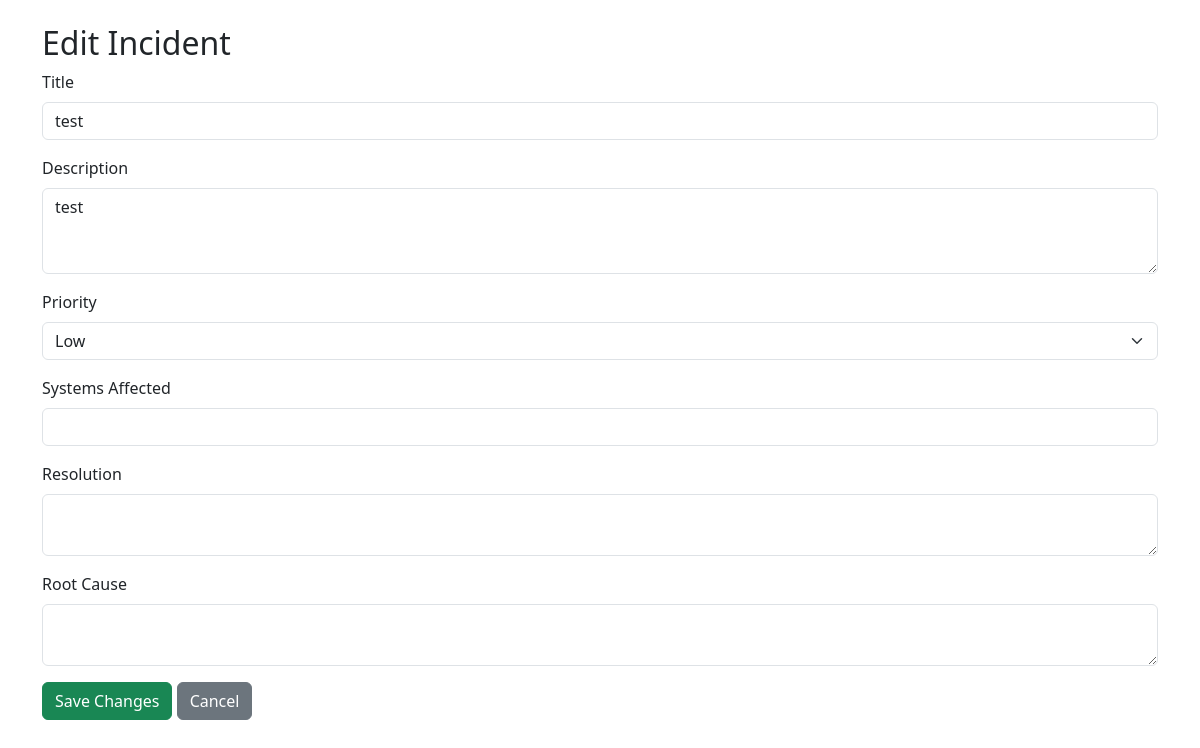
Page /edit/58 on the committed database.
### app.py (models this page shows)
class Incident(db.Model):
    id = db.Column(db.Integer, primary_key=True)
    title = db.Column(db.String(120), nullable=False)
    description = db.Column(db.Text, nullable=False)
    priority = db.Column(db.String(20), nullable=True)
    systems_affected = db.Column(db.String(200), nullable=True)
    resolution = db.Column(db.Text, nullable=True)
    root_cause = db.Column(db.Text, nullable=True)
    created_at = db.Column(db.DateTime, default=datetime.utcnow)
    updated_at = db.Column(db.DateTime, default=datetime.utcnow, onupdate=datetime.utcnow)

### app.py (the view, shortened to what this page needs)
@app.route('/edit/<int:incident_id>', methods=['GET', 'POST'])
def edit_incident(incident_id):
    incident = Incident.query.get_or_404(incident_id)
    return render_template('edit.html', incident=incident)

### templates/edit.html (shortened to what this page needs)
<!DOCTYPE html>
<html lang="en">
<head>
    <link rel="stylesheet" href="https://cdn.jsdelivr.net/npm/bootstrap@5.3.0/dist/css/bootstrap.min.css">
</head>
<body>
<div class="container mt-4">
    <h2>Edit Incident</h2>
    <form method="POST">
        <div class="mb-3">
            <label for="title" class="form-label">Title</label>
            <input type="text" class="form-control" name="title" id="title" value="{{ incident.title }}" required>
        </div>
        <div class="mb-3">
            <label for="description" class="form-label">Description</label>
            <textarea class="form-control" name="description" id="description" rows="3" required>{{ incident.description }}</textarea>
        </div>
        <div class="mb-3">
            <label for="priority" class="form-label">Priority</label>
            <select class="form-select" name="priority" id="priority">
                <option value="Low" {% if incident.priority == 'Low' %}selected{% endif %}>Low</option>
            </select>
        </div>
        <div class="mb-3">
            <label for="systems_affected" class="form-label">Systems Affected</label>
            <input type="text" class="form-control" name="systems_affected" id="systems_affected" value="{{ incident.systems_affected }}">
        </div>
        <div class="mb-3">
            <label for="resolution" class="form-label">Resolution</label>
            <textarea class="form-control" name="resolution" id="resolution" rows="2">{{ incident.resolution }}</textarea>
        </div>
        <div class="mb-3">
            <label for="root_cause" class="form-label">Root Cause</label>
            <textarea class="form-control" name="root_cause" id="root_cause" rows="2">{{ incident.root_cause }}</textarea>
        </div>
        <button type="submit" class="btn btn-success">Save Changes</button>
        <a href="{{ url_for('index') }}" class="btn btn-secondary">Cancel</a>
    </form>
</div>
</body>
</html>

### rows in the picture
Incident: title "test", description "test", priority "Low"
